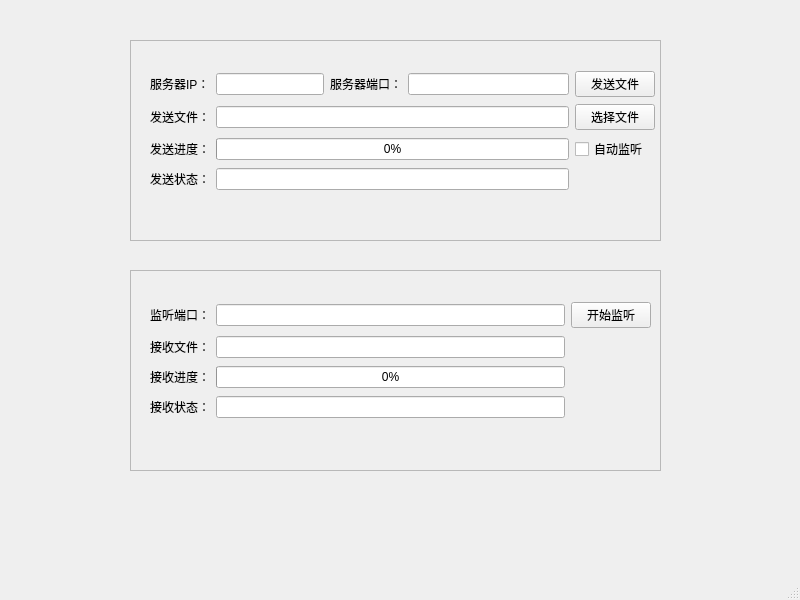
<?xml version="1.0" encoding="UTF-8"?>
<ui version="4.0">
 <class>MainWindow</class>
 <widget class="QMainWindow" name="MainWindow">
  <property name="geometry">
   <rect>
    <x>0</x>
    <y>0</y>
    <width>800</width>
    <height>600</height>
   </rect>
  </property>
  <property name="windowTitle">
   <string>MainWindow</string>
  </property>
  <widget class="QWidget" name="centralwidget">
   <widget class="QFrame" name="frame">
    <property name="geometry">
     <rect>
      <x>130</x>
      <y>40</y>
      <width>531</width>
      <height>201</height>
     </rect>
    </property>
    <property name="frameShape">
     <enum>QFrame::StyledPanel</enum>
    </property>
    <property name="frameShadow">
     <enum>QFrame::Sunken</enum>
    </property>
    <widget class="QWidget" name="">
     <property name="geometry">
      <rect>
       <x>20</x>
       <y>30</y>
       <width>505</width>
       <height>121</height>
      </rect>
     </property>
     <layout class="QGridLayout" name="gridLayout">
      <item row="0" column="4">
       <widget class="QLineEdit" name="lineEdit_2"/>
      </item>
      <item row="3" column="0">
       <widget class="QLabel" name="label_5">
        <property name="text">
         <string>发送状态：</string>
        </property>
       </widget>
      </item>
      <item row="1" column="5">
       <widget class="QPushButton" name="pushButton_2">
        <property name="text">
         <string>选择文件</string>
        </property>
       </widget>
      </item>
      <item row="2" column="5">
       <widget class="QCheckBox" name="checkBox">
        <property name="text">
         <string>自动监听</string>
        </property>
       </widget>
      </item>
      <item row="2" column="1" colspan="4">
       <widget class="QProgressBar" name="progressBar">
        <property name="value">
         <number>0</number>
        </property>
        <property name="alignment">
         <set>Qt::AlignCenter</set>
        </property>
       </widget>
      </item>
      <item row="2" column="0">
       <widget class="QLabel" name="label_4">
        <property name="text">
         <string>发送进度：</string>
        </property>
       </widget>
      </item>
      <item row="1" column="0">
       <widget class="QLabel" name="label_3">
        <property name="text">
         <string>发送文件：</string>
        </property>
       </widget>
      </item>
      <item row="1" column="1" colspan="4">
       <widget class="QLineEdit" name="lineEdit_3"/>
      </item>
      <item row="0" column="5">
       <widget class="QPushButton" name="pushButton">
        <property name="text">
         <string>发送文件</string>
        </property>
       </widget>
      </item>
      <item row="0" column="3">
       <widget class="QLabel" name="label_2">
        <property name="text">
         <string>服务器端口：</string>
        </property>
       </widget>
      </item>
      <item row="0" column="0">
       <widget class="QLabel" name="label">
        <property name="text">
         <string>服务器IP：</string>
        </property>
       </widget>
      </item>
      <item row="0" column="1" colspan="2">
       <widget class="QLineEdit" name="lineEdit"/>
      </item>
      <item row="3" column="1" colspan="4">
       <widget class="QLineEdit" name="lineEdit_4"/>
      </item>
     </layout>
    </widget>
   </widget>
   <widget class="QFrame" name="frame_2">
    <property name="geometry">
     <rect>
      <x>130</x>
      <y>270</y>
      <width>531</width>
      <height>201</height>
     </rect>
    </property>
    <property name="frameShape">
     <enum>QFrame::StyledPanel</enum>
    </property>
    <property name="frameShadow">
     <enum>QFrame::Sunken</enum>
    </property>
    <widget class="QWidget" name="">
     <property name="geometry">
      <rect>
       <x>20</x>
       <y>30</y>
       <width>501</width>
       <height>121</height>
      </rect>
     </property>
     <layout class="QGridLayout" name="gridLayout_3">
      <item row="0" column="0">
       <widget class="QLabel" name="label_11">
        <property name="text">
         <string>监听端口：</string>
        </property>
       </widget>
      </item>
      <item row="0" column="1">
       <widget class="QLineEdit" name="lineEdit_9"/>
      </item>
      <item row="0" column="2">
       <widget class="QPushButton" name="pushButton_5">
        <property name="text">
         <string>开始监听</string>
        </property>
       </widget>
      </item>
      <item row="1" column="0">
       <widget class="QLabel" name="label_12">
        <property name="text">
         <string>接收文件：</string>
        </property>
       </widget>
      </item>
      <item row="1" column="1">
       <widget class="QLineEdit" name="lineEdit_10"/>
      </item>
      <item row="2" column="0">
       <widget class="QLabel" name="label_13">
        <property name="text">
         <string>接收进度：</string>
        </property>
       </widget>
      </item>
      <item row="2" column="1">
       <widget class="QProgressBar" name="progressBar_3">
        <property name="value">
         <number>0</number>
        </property>
        <property name="alignment">
         <set>Qt::AlignCenter</set>
        </property>
       </widget>
      </item>
      <item row="3" column="0">
       <widget class="QLabel" name="label_14">
        <property name="text">
         <string>接收状态：</string>
        </property>
       </widget>
      </item>
      <item row="3" column="1">
       <widget class="QLineEdit" name="lineEdit_11"/>
      </item>
     </layout>
    </widget>
   </widget>
  </widget>
  <widget class="QMenuBar" name="menubar">
   <property name="geometry">
    <rect>
     <x>0</x>
     <y>0</y>
     <width>800</width>
     <height>23</height>
    </rect>
   </property>
  </widget>
  <widget class="QStatusBar" name="statusbar"/>
 </widget>
 <resources/>
 <connections/>
</ui>
